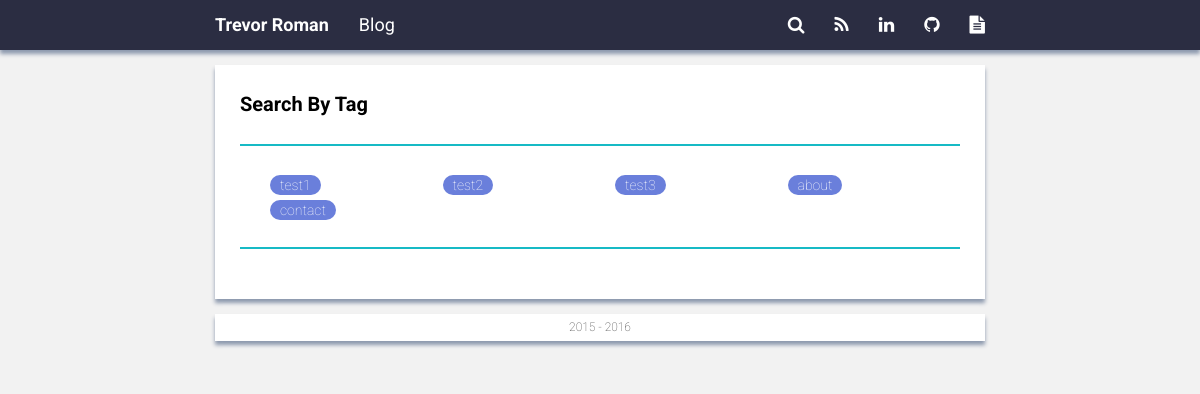
Page /tags on the earlier database version.
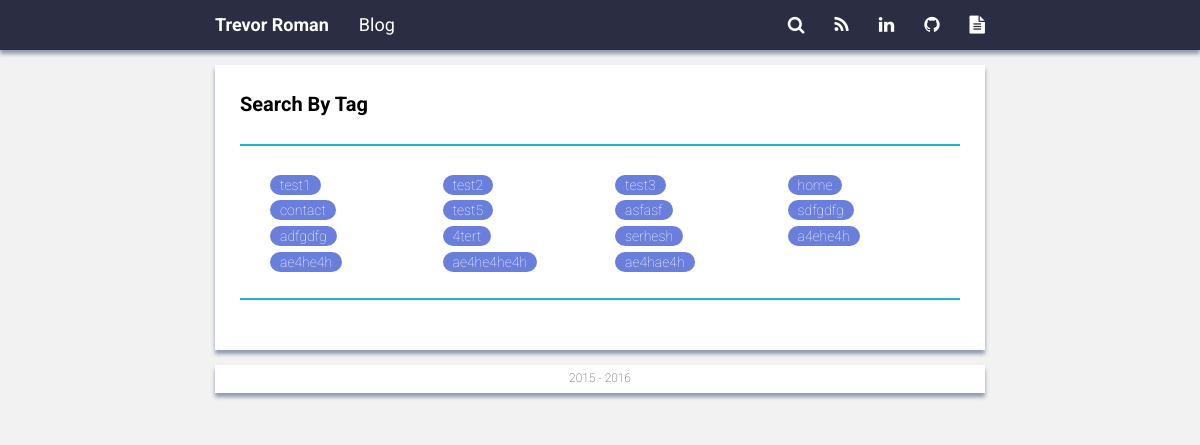
Same page on the later database version.
### app/models.py (models this page shows, shortened)
class Tag(db.Model):
    __tablename__ = 'tag'
    id = db.Column(db.Integer, primary_key=True)
    name = db.Column(db.String(64), index=True, unique=True)
    posts = relationship("Post", secondary=post_tag_table, back_populates="tags")

### app/views/main.py (the view)
@app.route('/tags')
@app.route('/tags/<tag_name>')
@app.route('/tags/<tag_name>/<int:page_index>')
def tags(page_index=1, tag_name=None, post_id=None):
    log.info("Received request for /tags")
    posts = None
    if post_id is None and tag_name is None:
        all_tags = query_for_tags()
        if all_tags is None:
            return abort(404)
        else:
            log.info("Rendering /tags")
            return render_template('tags.html', tags=all_tags, year=year)
    elif post_id is not None and tag_name is None:
        posts = query_by_id(post_id, page_index)
    elif post_id is None and tag_name is not None:
        posts = query_by_tag(tag_name, page_index)
    else:
        return abort(404)
    if posts is None:
        return abort(404)
    else:
        log.info("Rendering /tags")
        return render_template('post.html', page='blog', posts=posts, year=year)

### app/views/main.py (called while the page is built)
def query_for_tags():
    log.info("Querying for all tags")
    results = models.Tag.query.all()
    if query_successful(results):
        log.info("Query successful, returning %d results" % len(results))
        return results
    else:
        log.error("Query failed, returning None")
        return None

def query_successful(results=None):
    if results is None:
        log.error("Database query failed critically")
        return False
    elif len(results) == 0:
        log.error("No results were returned")
        return False
    return True

### app/templates/tags.html
{% extends "base.html" %}
{% block content %}
    <div class="tags">
        <div class="tags-title">
            <p>Search By Tag</p>
        </div>
        <div class="tags-list">
            <div class="container-fluid">
                {% for tag in tags %}
                    <div class="col-xs-6 col-sm-3">
                        <a class="tag" href="{{ url_for('tags', tag_name=tag.name) }}">{{ tag.name }}</a>
                    </div>
                {% endfor %}
            </div>
        </div>
    </div>
{% endblock %}

### app/templates/base.html (shortened to what this page needs)
<!DOCTYPE html>
<html lang="en">
<head>
    <link href="/static/css/bootstrap.min.css" rel="stylesheet" media="screen">
    <link href="https://maxcdn.bootstrapcdn.com/font-awesome/4.5.0/css/font-awesome.min.css" rel="stylesheet">
    <link href="/static/css/style.css" rel="stylesheet" type="text/css">
</head>
<body>
<div id="main-container" class="container">
    <div id="navbar-container">
        <nav class="navbar navbar-default navbar-fixed-top">
            <div>
                <div class="navbar-header">
                    <a href="/" class="navbar-brand">Trevor Roman</a>
                </div>
                <ul id="internal-links" class="nav navbar-nav">
                    <li><a href="/blog">Blog</a></li>
                </ul>
                <ul id="external-links" class="nav navbar-nav">
                    <li><a title="Search my Posts" href="/tags"><i class="fa fa-search"></i></a>
                    <li><a title="Get my RSS Feed" href="/recent"><i class="fa fa-rss"></i></a></li>
                    <li><a title="View my LinkedIn" href="https://www.linkedin.com/in/trevorroman" target="_blank"><i
                            class="fa fa-linkedin"></i></a></li>
                    <li><a title="View my GitHub" href="https://github.com/siketh" target="_blank"><i
                            class="fa fa-github"></i></a></li>
                    <li><a title="View my Resume" href="static/documents/Resume.pdf" target="_blank"><i
                            class="fa fa-file-text"></i></a></li>
                </ul>
            </div>
        </nav>
    </div>
    <div id="posts-container">
        {% block content %}{% endblock %}
    </div>
    <div id="footer-container">
        <div class="footer">
            <span>2015 - {{ year }}</span>
        </div>
    </div>
</div>
</body>
</html>

### app/static/css/style.css (style rules this page uses)
@media (min-width: 768px) { #main-container { max-width: 800px; } }
body { --color-primary-1: #f2f2f2; --color-primary-2: #FFFFFF; --color-secondary-1: #2B2D42; --color-shadow: #8D99AE; --color-text-1: #000000; --color-text-2: #FFFFFF; --color-links: #6A7FDB; --color-separator: #16BAC5; --font-xlarge: 20px; --font-large: 18px; --font-normal: 16px; --font-small: 14px; --font-xsmall: 12px; background-color: var(--color-primary-1); font-family: 'Roboto'; font-size: var(--font-normal); }
.navbar-default { border: none; background-color: var(--color-secondary-1); box-shadow: 0px 4px 4px var(--color-shadow); color: var(--color-text-2); margin: 0px; }
.navbar-header > .navbar-brand, .navbar-header > .navbar-brand:hover, .navbar-default .navbar-nav > li > a, .navbar-default .navbar-nav > li > a:hover, .navbar-default .navbar-nav > li > a:visited { color: var(--color-text-2); font-size: var(--font-large); }
.navbar-header > .navbar-brand { font-weight: bold; }
#internal-links { float: left; }
#external-links { float: right; }
#posts-container { margin-top: 65px; display: none; }
.post, .tags { padding: 25px; margin-bottom: 15px; background-color: var(--color-primary-2); box-shadow: 0px 4px 4px var(--color-shadow); }
.post-title, .tags-title { margin-bottom: 25px; font-weight: bold; font-size: var(--font-xlarge); }
.post-title a, .tags-title p { color: var(--color-text-1); text-decoration: none; }
.post-abstract, .tags-list { color: var(--color-text-1); font-weight: lighter; font-size: var(--font-large); padding-top: 25px; padding-bottom: 25px; border-top: solid var(--color-separator) 2px; border-bottom: solid var(--color-separator) 2px; }
.tags-list { margin-bottom: 25px; }
.tag { color: var(--color-text-2); background-color: var(--color-links); font-size: var(--font-small); font-weight: lighter; border-radius: 10px; padding: 2px 10px; white-space: nowrap; overflow: hidden; text-overflow: ellipsis; }
.footer { text-align: center; background-color: var(--color-primary-2); margin-bottom: 25px; padding: 5px; font-size: var(--font-xsmall); font-weight: lighter; box-shadow: 0px 4px 4px var(--color-shadow); }

Differences in the rows shown:
changed Tag: name "about" → "home"
added Tag: name "test5"
added Tag: name "asfasf"
added Tag: name "sdfgdfg"
added Tag: name "adfgdfg"
added Tag: name "4tert"
added Tag: name "serhesh"
added Tag: name "a4ehe4h"
added Tag: name "ae4he4h"
added Tag: name "ae4he4he4h"
added Tag: name "ae4hae4h"
